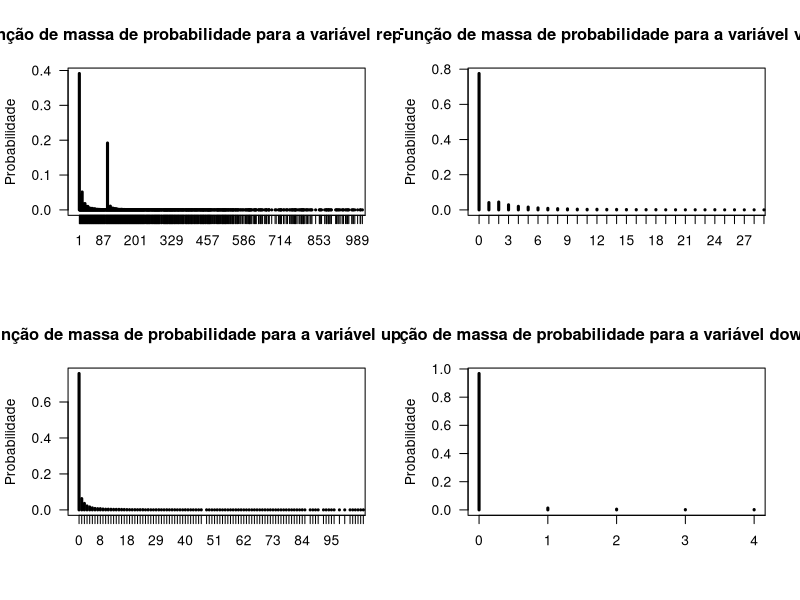
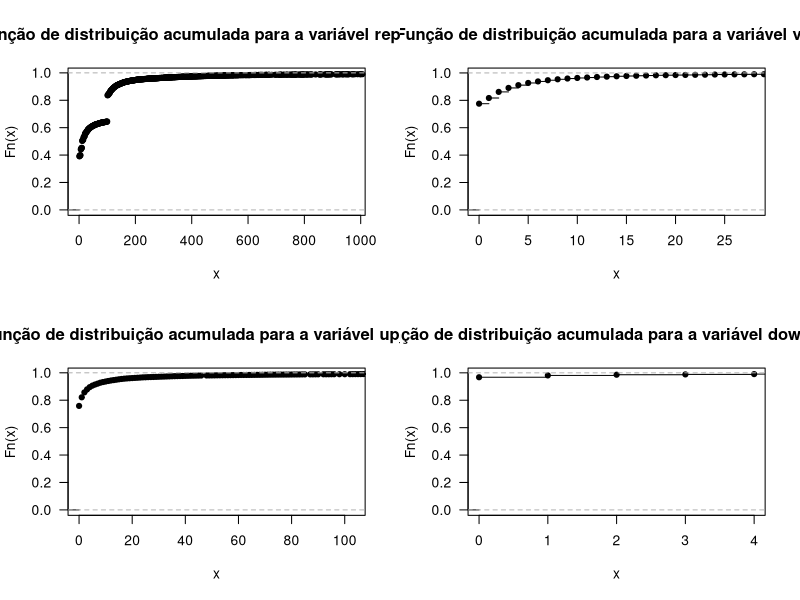

The R script that drew these images, in order:
usuarios = read.csv("askubuntu.csv")

# Função de Massa de Probabilidade

plot.fmp.up.to.q0.99 <- function(data, col.name, ...)
    plot(prop.table(table(data[, col.name])),
         xlim = c(0, quantile(data[, col.name], 0.99)),
         main = paste("Função de massa de probabilidade para a variável", col.name),
         ylab = "Probabilidade",
         type = "h",
         lwd = 3,
         las = 1,
         ...)

png(filename = "output-questao1-fdp-fdm.png", width = 960, height = 960)
par(mfrow = c(2,2))
plot.fmp.up.to.q0.99(usuarios, "reputation")
plot.fmp.up.to.q0.99(usuarios, "views")
plot.fmp.up.to.q0.99(usuarios, "up_votes")
plot.fmp.up.to.q0.99(usuarios, "down_votes")
dev.off()


# Função de Distribuição Acumulada

plot.fda <- function(data, col.name, ...)
    plot(ecdf(data[, col.name]),
         xlim = c(0, quantile(data[, col.name], 0.99)),
         main = paste("Função de distribuição acumulada para a variável", col.name),
         las = 1,
         ...)


png(filename = "output-questao1-fda.png", width = 960, height = 960)
par(mfrow = c(2,2))
plot.fda(usuarios, "reputation")
plot.fda(usuarios, "views")
plot.fda(usuarios, "up_votes")
plot.fda(usuarios, "down_votes")
dev.off()
